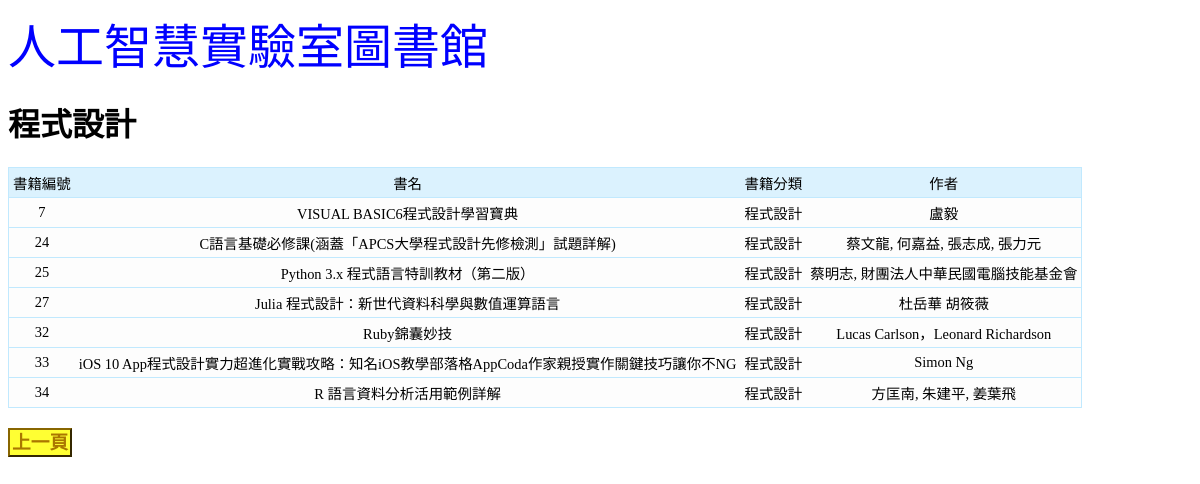
The app's page /searchprogdesign.php with its own data.
### tables this page shows
CREATE TABLE `books` (
  `bookid` int(11) NOT NULL,
  `bookname` text NOT NULL,
  `category` text NOT NULL,
  `author` text DEFAULT NULL,
  `userid` int(11) DEFAULT NULL,
  `duedate` datetime DEFAULT NULL
);

### searchprogdesign.php (the view, shortened to what this page needs)
<html>
	<head><title>AILab Library</title>
		<font size = 7 face="標楷體" color = blue>人工智慧實驗室圖書館<br></font>
	</head>
	<body background="images.jpg">
	<h1>程式設計</h1>
<?php
	$host = 'localhost';
	$user = 'root';
	$passwd = '';
	$database = 'books';
	$link = mysqli_connect($host, $user, $passwd, $database);
	mysqli_select_db($link,$database);
	mysqli_query($link,"SET NAMES 'utf8';");
	$selectSql="SELECT * FROM books WHERE category = '程式設計'";
	$result = mysqli_query($link,$selectSql);
    echo "<table class = table4_1><tr align='center'>";
	    echo "<td>書籍編號</td>";
		echo "<td>書名</td>";
		echo "<td>書籍分類</td>";
		echo "<td>作者</td>";
        echo "</tr>";
    while($row=mysqli_fetch_row($result)) {
                echo "<tr align='center'>";
                for($j=0; $j<mysqli_num_fields($result)-2; $j++) {
                        echo "<td>$row[$j]</td>";
                }
    }echo "</table>";
?>
<h3><a href = "category.php" class = "back">上一頁</a></h3>
	</body>
</html>

### searchprogdesign.php (style rules this page uses)
.back { text-decoration:none; text-decoration:none; color: #AA7700; PADDING-RIGHT: 2px; PADDING-LEFT: 2px; PADDING-BOTTOM: 2px; PADDING-TOP: 2px; background-color:#FFFF33; height: 20px; width: 120px; text-align: center; border: #886600; border-style: outset; border-top-width: 2px; border-right-width: 2px; border-bottom-width: 2px; border-left-width: 2px }
.table4_1,.table4_1 th,.table4_1 td { font-size:0.95em; text-align:center; padding:4px; border-collapse:collapse; }
.table4_1 th,.table4_1 td { border: 1px solid #c1e9fe; border-width:1px 0 1px 0 }
.table4_1 tr { border: 1px solid #c1e9fe; }
.table4_1 tr:nth-child(odd) { background-color:#dbf2fe; }
.table4_1 tr:nth-child(even) { background-color:#fdfdfd; }

### records on screen
books: bookid "7", bookname "VISUAL BASIC6程式設計學習寶典", category "程式設計", author "盧毅"
books: bookid "24", bookname "C語言基礎必修課(涵蓋「APCS大學程式設計先修檢測」試題詳解)", category "程式設計", author "蔡文龍, 何嘉益, 張志成, 張力元"
books: bookid "25", bookname "Python 3.x 程式語言特訓教材（第二版）", category "程式設計", author "蔡明志, 財團法人中華民國電腦技能基金會"
books: bookid "27", bookname "Julia 程式設計：新世代資料科學與數值運算語言", category "程式設計", author "杜岳華 胡筱薇"
books: bookid "32", bookname "Ruby錦囊妙技", category "程式設計", author "Lucas Carlson，Leonard Richardson"
books: bookid "33", bookname "iOS 10 App程式設計實力超進化實戰攻略：知名iOS教學部落格AppCoda作家親授實作關鍵技巧讓你不NG", category "程式設計", author "Simon Ng"
books: bookid "34", bookname "R 語言資料分析活用範例詳解", category "程式設計", author "方匡南, 朱建平, 姜葉飛"
